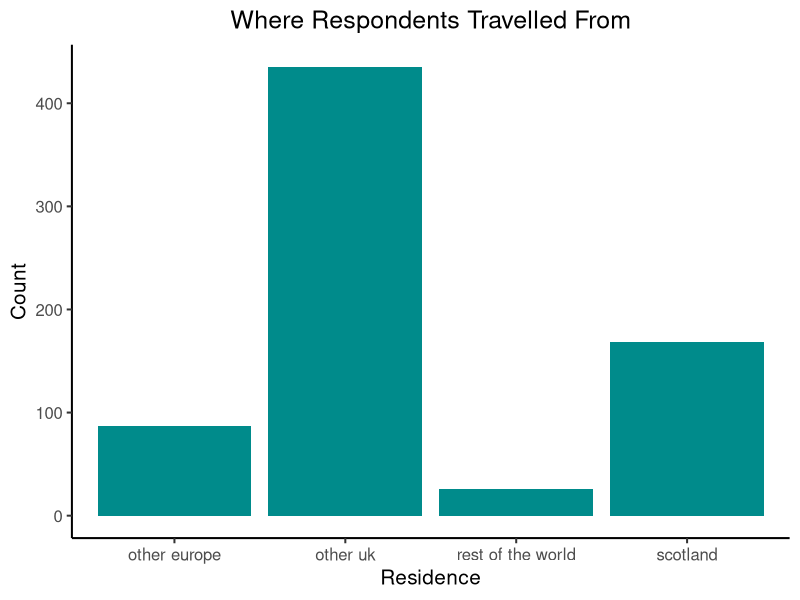

This chart was generated by the following R code: (Note: this script raises an error after producing the figure.)
## ---- chunk 1
library(tidyverse)
## ---- chunk 2
livestream_data <- read_csv("data/synthesised_livestream.csv")
survey_data <- read_csv("data/clean_survey_data.csv")
location_data <- read_csv("data/location_distance_count.csv")
rating_data <- read_csv("data/rating_data.csv")
## ---- chunk 3
# graph sorting and counting respondents by residence
survey_data %>% 
  select(residence) %>% 
  count(residence, sort = TRUE) %>% 
  ggplot() +
  geom_col(aes(x = residence, y = n), fill = "#008b8b") +
  labs(
    title = "Where Respondents Travelled From",
    x = "Residence",
    y = "Count"
  ) +
 theme_classic(base_size = 15) +
  theme(plot.title = element_text(hjust = 0.5))
## ---- chunk 4
# reversing the vector so that the flipped graph labels are alphabetical from A-Z
local_authority_vector_rev <- rev(local_authority_vector)
## ---- chunk 5
# sorting and counting data by local authority (for respondents resident in Scotland)
survey_data %>% 
 filter(residence == "scotland") %>% 
  filter(local_authority != "unknown") %>% 
  count(local_authority, sort = TRUE) %>% 
    mutate(name = factor(local_authority, levels = local_authority_vector_rev)) %>% 
  ggplot() +
  geom_col(aes(x = name, y = n), fill = "#008b8b") +
  coord_flip() +
  labs(title = "Respondents in Scotland by Local Authority",
      x = "Local Authority", y = "Count") +
   theme(plot.title = element_text(hjust = 0.5)) +
    theme_classic(base_size = 15)
## ---- chunk 6
# graph of types of transport used to travel to the event
survey_data %>% 
  count(event_travel, sort = TRUE) %>% 
  filter(n >= 5) %>% 
  ggplot() +
  geom_col(aes(x = event_travel, y = n),fill = "#008b8b") +
  coord_flip() +
  labs(title = "Travel During Event",
       x = "Travel Method,",
       y = "Count") +
  theme(plot.title = element_text(hjust = 0.5)) +
    theme_classic(base_size = 15)
## ---- chunk 7
# graph of types of transport used during the event
survey_data %>% 
  count(event_travel, sort = TRUE) %>% 
  filter(n >= 5) %>% 
  ggplot() +
  geom_col(aes(x = event_travel, y = n),fill = "#008b8b") +
  coord_flip() +
  labs(title = "Travel During Event",
       x = "Travel Method",
       y = "Count") +
  theme(plot.title = element_text(hjust = 0.5)) +
    theme_classic(base_size = 15)
## ---- chunk 8
# splitting distances gained from the google map distance API into categories
hundred_and_over <- location_data %>% 
  arrange(desc(miles)) %>% 
  filter(miles >= 100) %>% 
  nrow()

ninety_to_hundred <- location_data %>% 
  arrange(desc(miles)) %>% 
  filter(miles >= 90 & miles < 100) %>% 
  nrow()

eighty_to_ninety <- location_data %>% 
  arrange(desc(miles)) %>% 
  filter(miles >= 80 & miles < 90) %>% 
  nrow()

seventy_to_eighty <- location_data %>% 
  arrange(desc(miles)) %>% 
  filter(miles >= 70 & miles < 80) %>% 
  nrow()

sixty_to_seventy <- location_data %>% 
  arrange(desc(miles)) %>% 
  filter(miles >= 60 & miles < 70) %>% 
  nrow()

fifty_to_sixty <- location_data %>% 
  arrange(desc(miles)) %>% 
  filter(miles >= 50 & miles < 60) %>% 
  nrow()

forty_to_fifty <- location_data %>% 
  arrange(desc(miles)) %>% 
  filter(miles >= 40 & miles < 50) %>% 
  nrow()

thirty_to_forty <- location_data %>% 
  arrange(desc(miles)) %>% 
  filter(miles >= 30 & miles < 40) %>% 
  nrow()

twenty_to_thirty <- location_data %>% 
  arrange(desc(miles)) %>% 
  filter(miles >= 20 & miles < 30) %>% 
  nrow()

ten_to_twenty <- location_data %>% 
  arrange(desc(miles)) %>% 
  filter(miles >= 10 & miles < 20) %>% 
  nrow()

under_ten <- location_data %>% 
  arrange(desc(miles)) %>% 
  filter(miles >= 1 & miles < 10) %>% 
  nrow()
# reversing factor levels as graph will be rotated
distance_levels <- rev(c("under ten", "ten to twenty", "twenty to thirty", "thirty to forty", "forty to fifty", "fifty to sixty", "sixty to seventy", "seventy to eighty", "eighty to ninety", "ninety to hundred", "hundred and over"))
location_distance_tibble <- tibble(under_ten, ten_to_twenty, twenty_to_thirty, thirty_to_forty, forty_to_fifty, fifty_to_sixty, sixty_to_seventy, seventy_to_eighty, eighty_to_ninety, ninety_to_hundred, hundred_and_over) %>% 
  pivot_longer(cols = (under_ten: hundred_and_over), 
               names_to = "number_that_stayed",
               values_to = "count") %>% 
  replacement_function("_", " ") %>%
  mutate(name = factor(number_that_stayed, (levels = distance_levels))) %>% 
  mutate(count = as.numeric(count)) %>% 
   ggplot() +
  geom_col(aes(x = name, y = count),fill = "#008b8b") +
  coord_flip() +
  theme_classic(base_size = 15) +
  theme(plot.title = element_text(hjust = 0.5)) +
  labs(
    title = "Driving Distance to Event",
    x = "Distance (miles)",
    y = "Count"
  ) 
location_distance_tibble
## ---- chunk 9
# a graph showing accommodation types (where more than 5 respondents stayed)
survey_data %>% 
  count(accommodation_type, sort = TRUE) %>% 
  filter(n > 5) %>% 
  mutate(name = factor(accommodation_type, levels = c("self catering", "multiple", "hotel", "hostel", "guest house/b+b", "friends/relatives", "comrie", "camping/caravan", "at home"))) %>% 
ggplot() +
  geom_col(aes(x = name, y = n),fill = "#008b8b") +
 coord_flip() +
  labs(title = "Accommodation Types",
    x = "Accommodation Types",
      y = "Count") +
  theme(plot.title = element_text(hjust = 0.5)) +
  theme_classic(base_size = 25)
## ---- chunk 10
# creating a dataframe that splits data up by population size
population_df <- survey_data %>% 
  mutate(over_10000 = population >= 10000) %>% 
  mutate(between_5000_and_10000 = population >= 5000 & population < 10000) %>% 
  mutate(between_1000_and_5000 = population >= 1000 & population < 5000) %>% 
  mutate(between_500_and_1000 = population >= 500 & population < 1000) %>% 
  mutate(under_500 = is.na(population)) %>%  
  dplyr::select(under_500, between_500_and_1000, between_1000_and_5000, between_5000_and_10000, over_10000)
## ---- chunk 11
location_data
## ---- chunk 12
# calculating how many respondents stayed in a location with a population of under 500
under_500_TRUE <- population_df %>% 
  filter(under_500 == TRUE) %>% 
  nrow()
## ---- chunk 13
# calculating the percentage of respondents that stayed in a location with a population of under 500
under_500_TRUE/nrow(survey_data)
## ---- chunk 14
# calculating the percentage that engaged with facebook or twitter
no <- survey_data %>% 
  filter(facebook_twitter_following == "no") %>% 
  nrow() 
yes <- survey_data %>% 
  filter(facebook_twitter_following == "yes") %>% 
  nrow() 
yes/(yes+no)
## ---- chunk 15
# calculating the percentage of respondents who rated the Facebook and Twitter communication as "excellent" or "good"
survey_data %>%
  count(facebook_twitter_rating, sort = TRUE) %>% 
  filter(facebook_twitter_rating == "excellent" | facebook_twitter_rating == "good") 
(107 + 97)/yes
## ---- chunk 16
printed_programme_total <- survey_data %>% 
  filter(!is.na(printed_programme_rating)) %>% 
  nrow() 
survey_data %>% 
  count(printed_programme_rating, sort = TRUE)
(364 + 241)/printed_programme_total
## ---- chunk 17
# sorting the livestream responses into categories depending on which type(s) of the livestream they interacted with
all_livestreams <- livestream_data %>% 
  filter(livestream_after_event == "1") %>% 
  filter(livestream_competition == "1") %>% 
  filter(livestream_races == "1") %>% 
  nrow()
## ---- chunk 18
after_event_and_competition <- livestream_data %>% 
  filter(livestream_after_event == "1") %>% 
  filter(livestream_competition == "1") %>% 
  filter(is.na(livestream_races)) %>% 
  nrow()
## ---- chunk 19
after_event_and_races <- livestream_data %>% 
  filter(livestream_after_event == "1") %>% 
  filter(livestream_races == "1") %>% 
  filter(is.na(livestream_competition)) %>% 
  nrow()
## ---- chunk 20
competition_and_races <- livestream_data %>% 
  filter(livestream_competition == "1") %>% 
  filter(livestream_races == "1") %>% 
  filter(is.na(livestream_after_event)) %>% 
  nrow()
## ---- chunk 21
races <- livestream_data %>% 
  filter(is.na(livestream_after_event)) %>% 
  filter(livestream_races == "1") %>% 
  filter(is.na(livestream_competition)) %>% 
  nrow()
## ---- chunk 22
after_event <- livestream_data %>% 
  filter(is.na(livestream_races)) %>% 
  filter(livestream_after_event == "1") %>% 
  filter(is.na(livestream_competition)) %>% 
  nrow()
## ---- chunk 23
competition <- livestream_data %>% 
  filter(is.na(livestream_after_event)) %>% 
  filter(livestream_competition == "1") %>% 
  filter(is.na(livestream_races)) %>% 
  nrow()
## ---- chunk 24
# graph showing the types of livestream watched 
livestream_tibble <- tibble(races, after_event, competition, competition_and_races, after_event_and_races, after_event_and_competition, all_livestreams) %>% 
  pivot_longer(cols = (races: all_livestreams), 
               names_to = "watched_livestream",
               values_to = "count") %>% 
  replacement_function("_", " ") %>%
  mutate(name = factor(watched_livestream, (levels = c("all livestreams", "competition and races", "after event and races", "after event and competition", "races", "competition", "after event")))) %>% 
  mutate(count = as.numeric(count)) %>% 
   ggplot() +
  geom_col(aes(x = name, y = count),fill = "#008b8b") +
  coord_flip() +
  theme_classic(base_size = 15) +
  theme(plot.title = element_text(hjust = 0.5)) +
  labs(
    title = "Type of Livestream Watched",
    x = "Type of Livestream",
    y = "Count"
  ) 
livestream_tibble
## ---- chunk 25
survey_data %>%
  select(facebook_twitter_rating, quality_rating_livestream) %>% 
  filter(!is.na(facebook_twitter_rating)) %>% 
  filter(!is.na(quality_rating_livestream)) %>% 
  count(facebook_twitter_rating, sort = TRUE) %>% 
 mutate(name = factor(facebook_twitter_rating, levels = c("excellent", "good", "average", "poor"))) %>%  
  ggplot() +
  geom_col(aes(x = name, y = n), fill = "#008b8b") +
  labs(x = "Rating", 
      y = "Number of Ratings", 
      title = "Facebook and Twitter Ratings") +
 theme_classic(base_size = 15) +
   theme(plot.title = element_text(hjust = 0.5)) 
## ---- chunk 26
survey_data %>%
  select(facebook_twitter_rating, quality_rating_livestream) %>% 
  filter(!is.na(facebook_twitter_rating)) %>% 
  count(facebook_twitter_rating, sort = TRUE) %>% 
  filter(!is.na(quality_rating_livestream)) %>% 
  count(quality_rating_livestream, sort = TRUE) %>% 
 mutate(name = factor(facebook_twitter_rating, levels = c("excellent", "good", "average", "poor")))
## ---- chunk 27
survey_data %>% 
  select(quality_rating_livestream) %>% 
  filter(!is.na(quality_rating_livestream)) %>% 
  count(quality_rating_livestream, sort = TRUE)
## ---- chunk 28
survey_data %>% 
select(accommodation_cost, transport_cost) %>% 
dplyr::filter(accommodation_cost != "other") %>% 
  dplyr::filter(transport_cost != "other") %>% 
  as.numeric(accommodation_cost)
